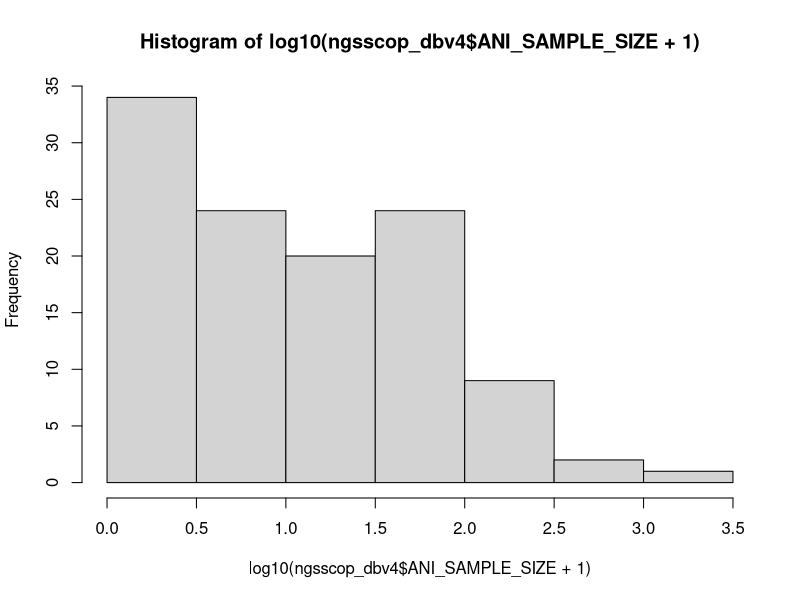
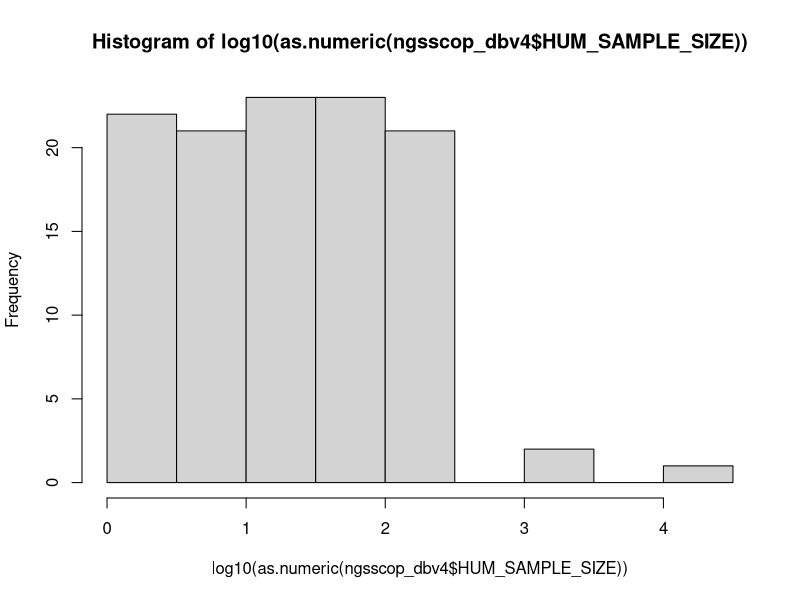
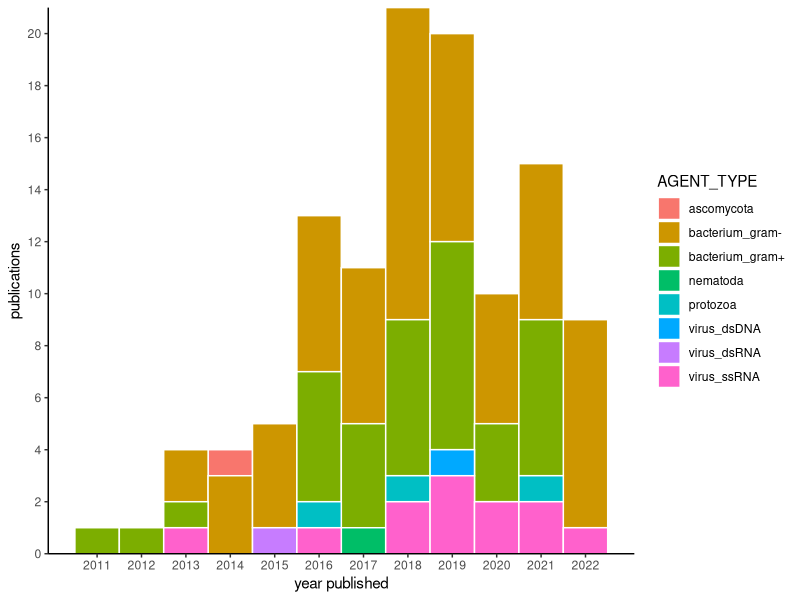

Reproduce these figures in R, in order. (Note: this script raises an error after producing the figures.)
library(readr)
ngsscop_dbv4 <- read_csv("data/NGSscoping_dbv4.csv")
View(ngsscop_dbv4)
head(ngsscop_dbv4)

hist(log10(ngsscop_dbv4$ANI_SAMPLE_SIZE+1))
hist(log10(as.numeric(ngsscop_dbv4$HUM_SAMPLE_SIZE)))

# need to fix column name importations .. not showing up as correct values
sort(unique(ngsscop_dbv4$PUBLICATION_YEAR))
library(ggplot2)
ggplot(ngsscop_dbv4, aes(x=PUBLICATION_YEAR, fill=AGENT_TYPE)) +
  geom_histogram(col = 'white', position="stack", bins = 12)+
  theme(legend.position="top")+
  theme_classic()+
  labs(x="year published", y = "publications")+
  scale_y_continuous(expand = c(0, 0), breaks=seq(0,23,2))+
  scale_x_continuous(breaks=seq(2011,2022,1))
  
sort(unique())
names(ngsscop_dbv4)
ggplot(ngsscop_dbv4, aes(x=PUBLICATION_YEAR, fill=NGS_PLATFORM_SHORT_PRIMARY)) +
  geom_histogram(col = 'white', position="stack", bins = 12)+
  theme(legend.position="top")+
  theme_classic()+
  labs(x="year published", y = "publications")+
  scale_y_continuous(expand = c(0, 0), breaks=seq(0,23,2))+
  scale_x_continuous(breaks=seq(2011,2022,1))

ggplot(ngsscop_dbv4, aes(x=PUBLICATION_YEAR, fill=STUDY_AIM_1)) +
  geom_histogram(col = 'white', position="stack", bins = 12)+
  theme(legend.position="top")+
  theme_classic()+
  labs(x="year published", y = "publications")+
  scale_y_continuous(expand = c(0, 0), breaks=seq(0,23,2))+
  scale_x_continuous(breaks=seq(2011,2022,1))
